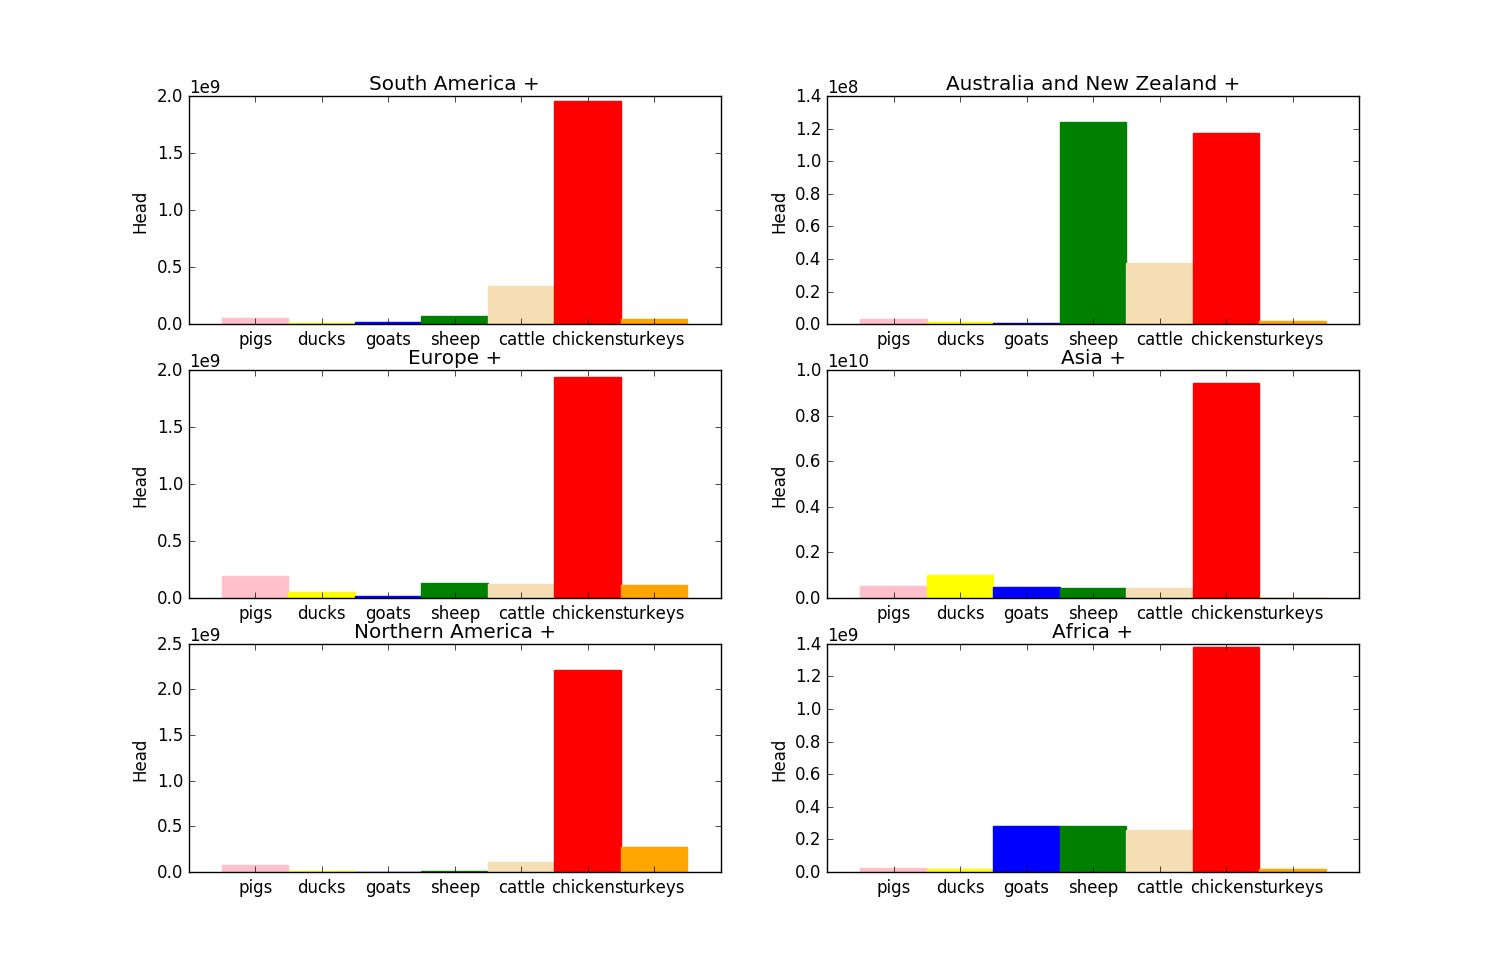

Source code (Python):
#!/usr/bin/env python
# -*- coding: utf-8 -*-

import csv
import numpy as np
import matplotlib.pyplot as plt
import matplotlib.gridspec as gridspec
from getdata import getdata

items = ['pigs','ducks','goats','sheep','cattle','chickens','turkeys']
continents = ['Africa +', 'Northern America +', 'South America +', 'Asia +', 'Europe +', 'Australia and New Zealand +']

# Make a separate bar graph for each of the continents comparing the number of pigs, ducks, goats, sheep, cattle, chickents and turkeys.

def prob3_1():
  dict = getdata()
  fig = plt.figure()
#plot in 3*2
  i = 321
  fig = plt.figure()

  N = len(items)
  for d in dict.keys():
     item_value = dict[d]
     ind = np.arange(N)    # the x locations for the groups
     plt.subplot(i)
     i = i + 1
     p = plt.bar(ind, item_value, align = 'center',width=1.0,)
     #set colors
     colors = ['pink','yellow','blue','green','wheat','red','orange']
     for x in range(N):
        p[x].set_color(colors[x])

     plt.ylabel('Head')
     plt.title(d)
     plt.xticks(ind, items)

  plt.show()



prob3_1()
